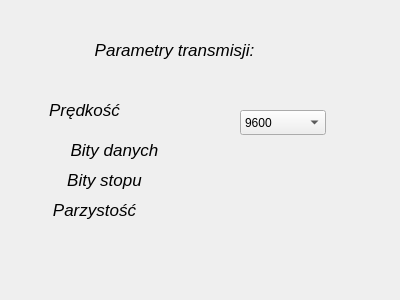
<?xml version="1.0" encoding="UTF-8"?>
<ui version="4.0">
 <class>setcomunicationwindow</class>
 <widget class="QDialog" name="setcomunicationwindow">
  <property name="geometry">
   <rect>
    <x>0</x>
    <y>0</y>
    <width>400</width>
    <height>300</height>
   </rect>
  </property>
  <property name="windowTitle">
   <string>Dialog</string>
  </property>
  <widget class="QLabel" name="label_31">
   <property name="geometry">
    <rect>
     <x>70</x>
     <y>40</y>
     <width>209</width>
     <height>20</height>
    </rect>
   </property>
   <property name="font">
    <font>
     <pointsize>13</pointsize>
     <italic>true</italic>
    </font>
   </property>
   <property name="frameShadow">
    <enum>QFrame::Plain</enum>
   </property>
   <property name="text">
    <string>Parametry transmisji:</string>
   </property>
   <property name="alignment">
    <set>Qt::AlignCenter</set>
   </property>
  </widget>
  <widget class="QLabel" name="label_32">
   <property name="geometry">
    <rect>
     <x>-20</x>
     <y>100</y>
     <width>209</width>
     <height>20</height>
    </rect>
   </property>
   <property name="font">
    <font>
     <pointsize>13</pointsize>
     <italic>true</italic>
    </font>
   </property>
   <property name="frameShadow">
    <enum>QFrame::Plain</enum>
   </property>
   <property name="text">
    <string>Prędkość</string>
   </property>
   <property name="alignment">
    <set>Qt::AlignCenter</set>
   </property>
  </widget>
  <widget class="QLabel" name="label_33">
   <property name="geometry">
    <rect>
     <x>10</x>
     <y>140</y>
     <width>209</width>
     <height>20</height>
    </rect>
   </property>
   <property name="font">
    <font>
     <pointsize>13</pointsize>
     <italic>true</italic>
    </font>
   </property>
   <property name="frameShadow">
    <enum>QFrame::Plain</enum>
   </property>
   <property name="text">
    <string>Bity danych</string>
   </property>
   <property name="alignment">
    <set>Qt::AlignCenter</set>
   </property>
  </widget>
  <widget class="QLabel" name="label_34">
   <property name="geometry">
    <rect>
     <x>0</x>
     <y>170</y>
     <width>209</width>
     <height>20</height>
    </rect>
   </property>
   <property name="font">
    <font>
     <pointsize>13</pointsize>
     <italic>true</italic>
    </font>
   </property>
   <property name="frameShadow">
    <enum>QFrame::Plain</enum>
   </property>
   <property name="text">
    <string>Bity stopu</string>
   </property>
   <property name="alignment">
    <set>Qt::AlignCenter</set>
   </property>
  </widget>
  <widget class="QLabel" name="label_35">
   <property name="geometry">
    <rect>
     <x>-10</x>
     <y>200</y>
     <width>209</width>
     <height>20</height>
    </rect>
   </property>
   <property name="font">
    <font>
     <pointsize>13</pointsize>
     <italic>true</italic>
    </font>
   </property>
   <property name="frameShadow">
    <enum>QFrame::Plain</enum>
   </property>
   <property name="text">
    <string>Parzystość</string>
   </property>
   <property name="alignment">
    <set>Qt::AlignCenter</set>
   </property>
  </widget>
  <widget class="QComboBox" name="comboBox">
   <property name="geometry">
    <rect>
     <x>240</x>
     <y>110</y>
     <width>86</width>
     <height>25</height>
    </rect>
   </property>
   <item>
    <property name="text">
     <string>9600</string>
    </property>
   </item>
   <item>
    <property name="text">
     <string>1233</string>
    </property>
   </item>
  </widget>
 </widget>
 <resources/>
 <connections/>
</ui>
